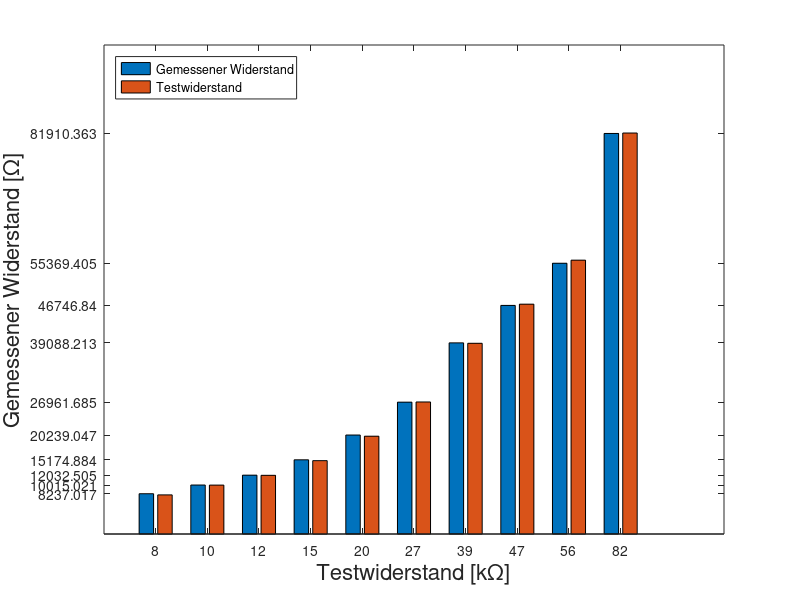

Source code (MATLAB): (Note: this script raises an error after producing the figure.)
r_measured_values = sort([8237.017, 8000; ...
                          10015.021, 10000; ...
                          12032.505, 12000; ...
                          15174.884, 15000; ...
                          20239.047, 20000; ...
                          26961.685, 27000; ...
                          39088.213, 39000; ...
                          46746.840, 47000; ...
                          55369.405, 56000; ...
                          81910.363, 82000]);

r_should_values = [8, 10, 12, 15, 20, 27, 39, 47, 56, 82];

ph1 = bar(r_measured_values);
yticks(r_measured_values(:, 1))
yticklabels(r_measured_values(:, 1));
xticklabels(r_should_values);

xlabel('Testwiderstand [k\Omega]', 'FontSize', 16);
ylabel('Gemessener Widerstand [\Omega]', 'FontSize', 16);

legends = {'Gemessener Widerstand', 'Testwiderstand'};
lh = legend(ph1, legends, 'Location','northwest');
fontsize(lh, 14, 'points')